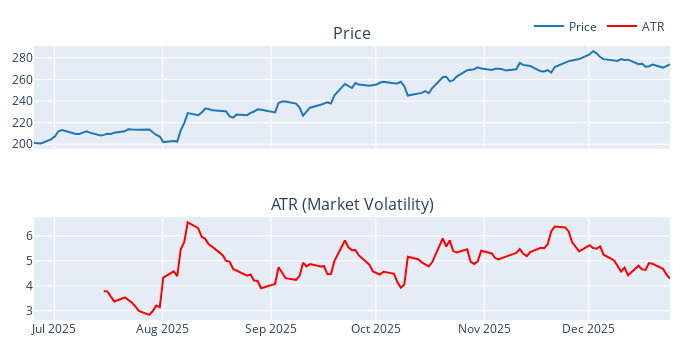

Notebook code for this chart:
### Markdown cell above
## Concept 3: Average True Range (ATR)

### 1. The Math: "Measuring the Wiggle"

Most people think of volatility as how much the price changes from yesterday's close. But that misses "Gaps" (when a stock opens much higher or lower than it closed).

The **True Range (TR)** is the largest of these three distances:

1. **Current High** minus **Current Low** (Today's "Wiggle").
    
2. **Current High** minus **Yesterday's Close** (The "Gap Up").
    
3. **Current Low** minus **Yesterday's Close** (The "Gap Down").
    

The **ATR** is simply the **Moving Average** of those True Ranges (usually over 14 days).


$$ATR = \text{Average of (True Ranges over 14 days)}$$

---

### 2. The Visualization: The "Safety Buffer"

Think of ATR as a **bubble** around the price.

- **Low ATR:** The stock is moving in tiny steps (quiet market). You can keep your Stop Loss very close.
    
- **High ATR:** The stock is jumping around wildly (nervous market). You need a wide "safety buffer" so you don't get kicked out of a trade by accident.
    

---

### 3. The "Numbers" in Action

If AAPL is at **$200** and its ATR is **$5**, it means on an average day, it moves $5.

- A "safe" Stop Loss might be **2x ATR** ($10).
    
- So, you would sell if the price hits **$190**.
    

---

### 4. VectorBT Implementation

VectorBT has ATR built-in. Let's visualize the price and the ATR below it to see how they react to "chaos."

### Code cell
import vectorbt as vbt
import plotly.graph_objects as go

# 1. Download Data
data = vbt.YFData.download('AAPL', period='6mo')
close = data.get('Close')
high = data.get('High')
low = data.get('Low')

# 2. Calculate ATR using VectorBT
atr = vbt.ATR.run(high, low, close, window=14).atr

# 3. Visualize
fig = vbt.make_subplots(rows=2, cols=1, shared_xaxes=True, 
                        subplot_titles=("Price", "ATR (Market Volatility)"))

fig.add_trace(go.Scatter(x=close.index, y=close, name='Price'), row=1, col=1)
fig.add_trace(go.Scatter(x=atr.index, y=atr, name='ATR', line=dict(color='red')), row=2, col=1)

fig.show()
